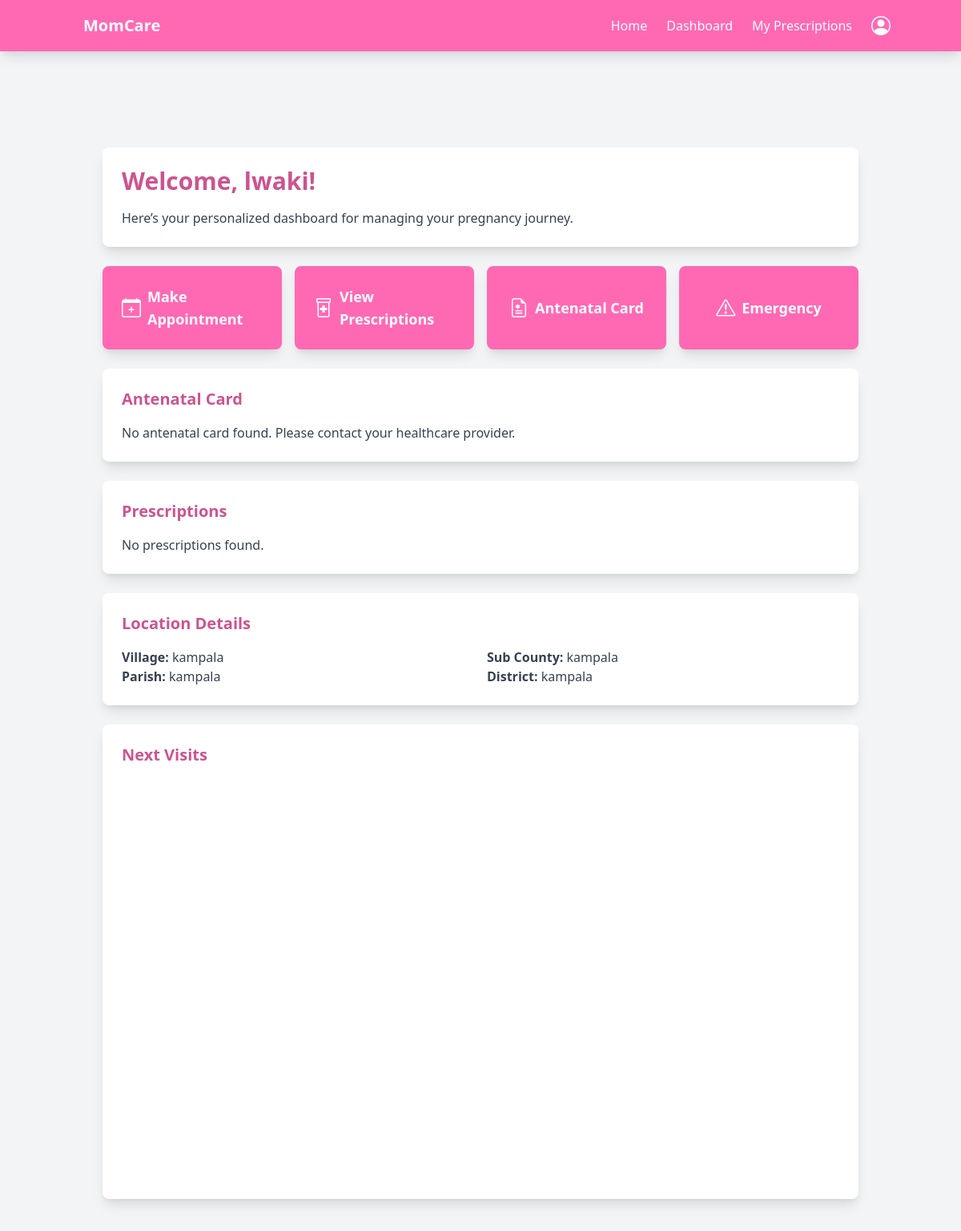
Before: /patient_dashboard/ (signed in) with the older database file.
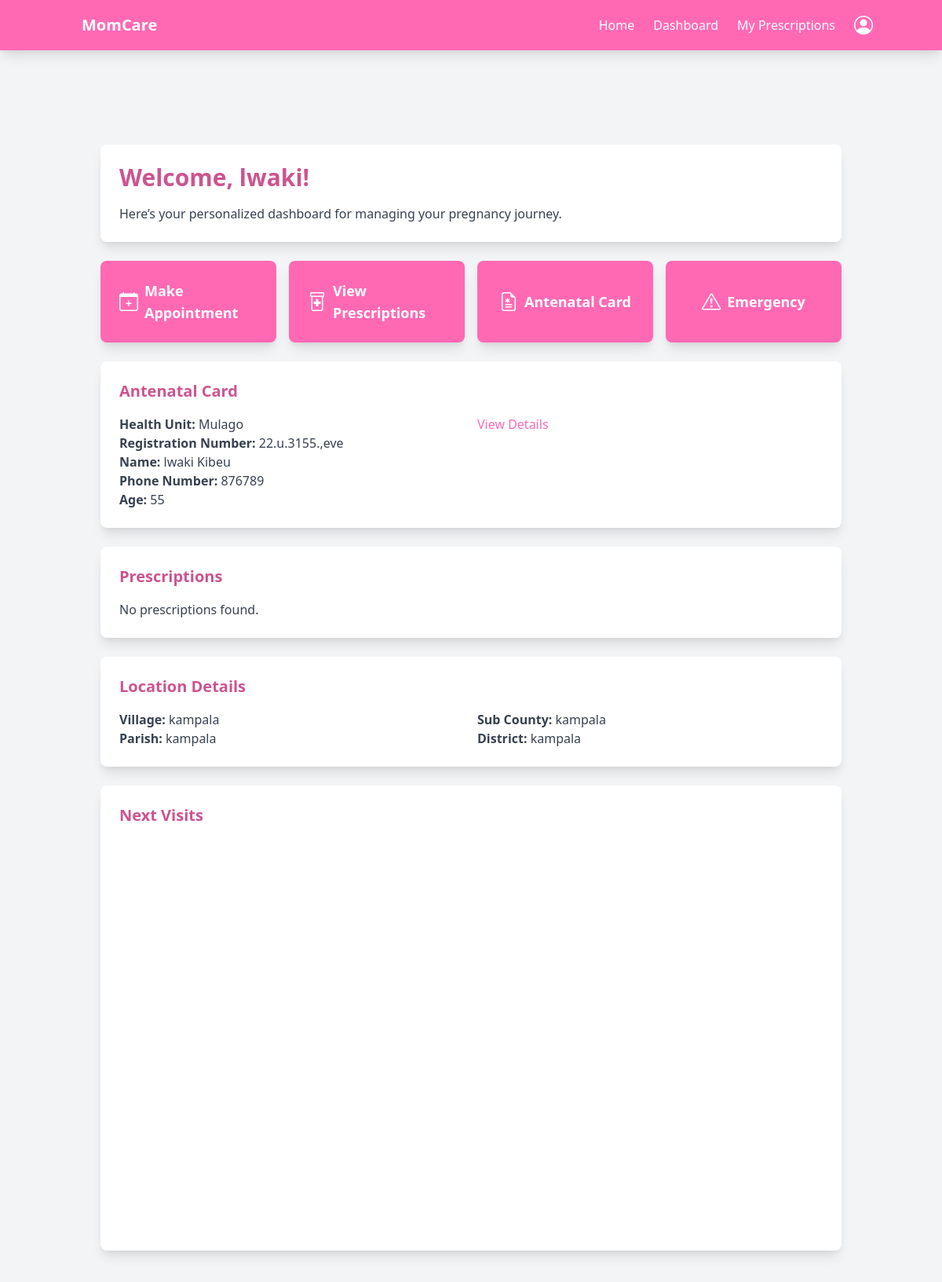
After: the same page with the newer database file.
### antenental/models.py (models this page shows, shortened)
class AntenatalCard(models.Model):
    user = models.ForeignKey(User, on_delete=models.CASCADE, related_name='antenatal_patients')  # Links to the registered patient
    Doctor = models.ForeignKey(User, on_delete=models.CASCADE, related_name='antenatal_doctors', default=1)  # Links to the assigned doctor
    health_unit = models.CharField(max_length=255, blank=True, null=True )  # Health facility name
    reg_no = models.CharField(max_length=100, blank=True, null=True, unique=True)  # Unique registration number
    name = models.CharField(max_length=255)  # Patient's full name
    nin = models.CharField(max_length=20, unique=True, null=True, blank=True)  # National ID Number
    phone_no = models.CharField(max_length=15)
    age = models.IntegerField(blank=True, null=True)
    village = models.CharField(max_length=255)
    parish = models.CharField(max_length=255)
    sub_county = models.CharField(max_length=255)
    district = models.CharField(max_length=255)
    occupation = models.CharField(max_length=255)
    religion = models.CharField(max_length=100, null=True, blank=True)
    education_level = models.CharField(max_length=100, null=True, blank=True)
    tribe = models.CharField(max_length=100, null=True, blank=True)
    marital_status = models.CharField(
        max_length=20, choices=[('Single', 'Single'), ('Married', 'Married')]
    )
    next_of_kin_name = models.CharField(max_length=255,blank=True, null=True)
    next_of_kin_phone = models.CharField(max_length=15, blank=True, null=True)
    next_of_kin_relationship = models.CharField(max_length=100, blank=True, null=True)
    next_of_kin_address = models.TextField(blank=True, null=True)
    gravida = models.IntegerField(blank=True, null=True)  # Number of pregnancies
    para = models.IntegerField(blank=True, null=True)  # Number of deliveries after 28 weeks
    abortions = models.IntegerField(blank=True, null=True)  # Number of pregnancy losses before 28 weeks
    presenting_complaints = models.TextField(null=True, blank=True)
    first_day_of_lnmp = models.DateField(blank=True, null=True)  # Last Normal Menstrual Period
    edd = models.DateField(blank=True, null=True)  # Estimated Due Date
    weeks_of_amenorrhea = models.IntegerField(blank=True, null=True)  # Number of weeks since last period
    complications_of_pregnancy = models.TextField(null=True, blank=True)
    hospitalization = models.BooleanField(default=False ,blank=True, null=True)
    hospitalization_reason = models.TextField(null=True, blank=True)
    Doctor = models.ForeignKey(User, on_delete=models.CASCADE)
    next_visit = models.DateTimeField(null=True, blank=True)  # Date and time of the next visit
    created_at = models.DateTimeField(auto_now_add=True)
    updated_at = models.DateTimeField(auto_now=True)

### accounts/views.py (the view)
# urls.py: path('patient_dashboard/', patient_dashboard, name='patient_dashboard'),
@login_required
@patient
def patient_dashboard(request):
    user = request.user
    patient = Patient.objects.filter(user=user).first()
    location = Location.objects.filter(user=user).first()
    antenatal_card = AntenatalCard.objects.filter(user=user).first()
    prescriptions = Prescription.objects.filter(patient=user).order_by('-prescription_date')
    next_visits = []
    if antenatal_card and antenatal_card.next_visit:
        next_visits.append({
            'title': antenatal_card.name,
            'start': antenatal_card.next_visit.isoformat(),
            'allDay': True,
        })
    context = {
    'patient': patient,
    'location': location,
    'antenatal_card': antenatal_card,
    'prescriptions': prescriptions,
    'next_visits': json.dumps(next_visits, cls=DjangoJSONEncoder),  # Serialize to JSON
}
    return render(request, 'dashboards/patient_dashboard.html', context)

### templates/dashboards/patient_dashboard.html (shortened to what the changed rows need)
{% extends 'base.html' %}
{% load static %}
{% block content %}
<main class="mt-16 sm:mt-20 min-h-screen p-4 sm:p-6 bg-gray-100">
    <div class="container mx-auto">
        <div class="bg-white p-6 rounded-lg shadow-lg mb-6">
            <h2 class="text-2xl sm:text-3xl font-bold text-hotpink-dark mb-4">Welcome, {{ patient.user.first_name }}!</h2>
        </div>
        <div id="antenatal-card" class="bg-white p-6 rounded-lg shadow-lg mb-6">
            <h3 class="text-xl font-semibold text-hotpink-dark mb-4">Antenatal Card</h3>
            {% if antenatal_card %}
                <div class="grid grid-cols-1 sm:grid-cols-2 gap-4">
                    <div>
                        <p class="text-gray-700"><strong>Health Unit:</strong> {{ antenatal_card.health_unit }}</p>
                        <p class="text-gray-700"><strong>Registration Number:</strong> {{ antenatal_card.reg_no }}</p>
                        <p class="text-gray-700"><strong>Name:</strong> {{ antenatal_card.name }}</p>
                        <p class="text-gray-700"><strong>Phone Number:</strong> {{ antenatal_card.phone_no }}</p>
                        <p class="text-gray-700"><strong>Age:</strong> {{ antenatal_card.age }}</p>
                    </div>
                    <div>
                        <a href="{% url 'antenatal_card_details' antenatal_card.id %}" class="text-hotpink hover:text-hotpink-light">View Details</a>
                    </div>
                </div>
            {% else %}
                <p class="text-gray-700">No antenatal card found. Please contact your healthcare provider.</p>
            {% endif %}
        </div>
    </div>
</main>
<link href="https://cdn.jsdelivr.net/npm/fullcalendar@5.11.3/main.min.css" rel="stylesheet">
{% endblock %}

Changed rows visible on the page:
added AntenatalCard: health_unit "Mulago", reg_no "22.u.3155.,eve", name "lwaki Kibeu", phone_no "876789", age "55"
Other visible differences:
text no longer shown: "No antenatal card found. Please contact your healthcare provider."
text now shown: "Health Unit: Registration Number: Name: Phone Number: Age: View Details"
